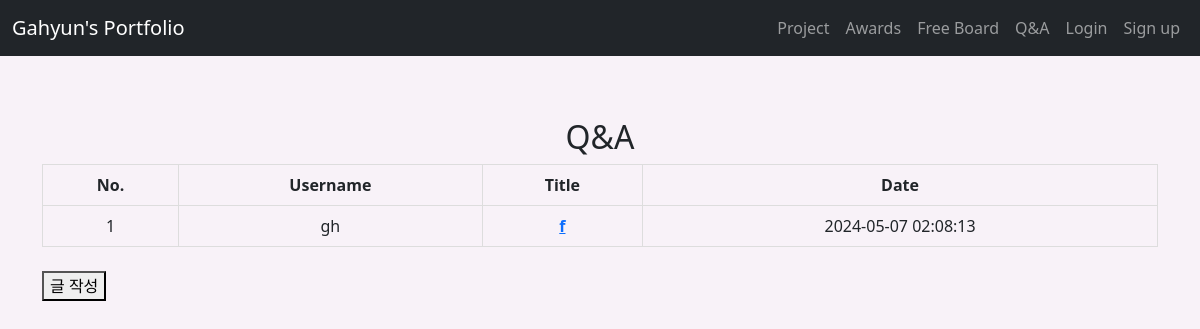
Before: /qna_list with the older database file.
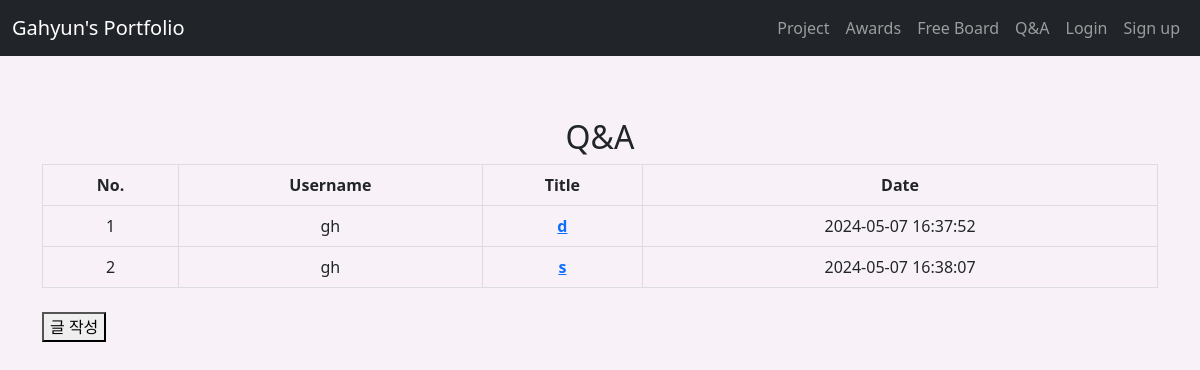
After: the same page with the newer database file.
### tables this page shows
CREATE TABLE qna(
    id INTEGER NOT NULL PRIMARY KEY AUTOINCREMENT,
    u_id VARCHAR(20) NOT NULL,
    username VARCHAR(30) NOT NULL,
    title VARCHAR(100) NOT NULL,
    contents TEXT NOT NULL,
    status INTEGER NOT NULL,
    rdate DATE NOT NULL DEFAULT CURRENT_TIMESTAMP,
    mdate DATE NOT NULL DEFAULT CURRENT_TIMESTAMP,
    real_filename VARCHAR(128),
    hash_filename VARCHAR(128),
    FOREIGN KEY (username) REFERENCES user(username),
    FOREIGN KEY (u_id) REFERENCES  user(id)
);

### app.py (the view)
@app.route('/qna_list', methods=['GET'])
def qna_list():
    if request.method == 'GET' :
        select_query = """
        SELECT id, username, title, mdate FROM qna WHERE status = 1
        """
        cur.execute(select_query)
        posts = cur.fetchall()
        return render_template('qna_list.html', posts=posts)

### templates/qna_list.html
{% extends 'base.html' %}
{% block content %}
<h2 style="text-align: center;">Q&A</h2>
<table style="border-collapse: collapse; width: 100%;">
    <thead>
        <tr style="border-bottom: 1px solid #ddd; text-align: center;">
            <th style="border: 1px solid #ddd; padding: 8px;">No.</th>
            <th style="border: 1px solid #ddd; padding: 8px;">Username</th>
            <th style="border: 1px solid #ddd; padding: 8px;">Title</th>
            <th style="border: 1px solid #ddd; padding: 8px;">Date</th>
        </tr>
    </thead>
    <tbody>
        {% for post in posts %}
        <tr style="border-bottom: 1px solid #ddd;">
            <td style="border: 1px solid #ddd; padding: 8px; text-align: center;">{{ post[0] }}</td>
            <td style="border: 1px solid #ddd; padding: 8px; text-align: center;">{{ post[1] }}</td>
            <td style="border: 1px solid #ddd; padding: 8px; text-align: center;"><a href="{{url_for('qna_view', id=post[0])}}"><strong>{{ post[2] }}</strong></a></td>
            <td style="border: 1px solid #ddd; padding: 8px; text-align: center;">{{ post[3] }}</td>
        </tr>
        {% endfor %}
    </tbody>
</table><br>
<button onclick="window.location.href='/qna_write'">글 작성</button>
{% endblock %}

### templates/base.html (shortened to what this page needs)
<!DOCTYPE html>
<html lang="en">
<head>
    <link href="https://cdn.jsdelivr.net/npm/bootstrap@5.3.0-alpha1/dist/css/bootstrap.min.css" rel="stylesheet">
</head>
<body>
    <nav class="navbar navbar-expand-lg navbar-dark bg-dark fixed-top">
        <div class="container-fluid">
            <a class="navbar-brand" href="/">{% block subtitle %}Gahyun's Portfolio{% endblock %}</a>
            <div class="collapse navbar-collapse" id="navbarNav">
                <ul class="navbar-nav ms-auto">
                    <li class="nav-item">
                        <a class="nav-link" href="/project">Project</a>
                    </li>
                    <li class="nav-item">
                        <a class="nav-link" href="/awards">Awards</a>
                    </li>
                    <li class="nav-item">
                        <a class="nav-link" href="/board_list">Free Board</a>
                    </li>
                    <li class="nav-item">
                        <a class="nav-link" href="/qna_list">Q&A</a>
                    </li>
                    {% if 'username' in session %}
                    <li class="nav-item">
                        <a class="nav-link" href="/logout">Logout</a>
                    </li>
                    {% else %}
                    <li class="nav-item">
                        <a class="nav-link" href="/login">Login</a>
                    </li>
                    <li class="nav-item">
                        <a class="nav-link" href="/signup">Sign up</a>
                    </li>
                    {% endif %}
                </ul>
            </div>
        </div>
    </nav>
    <div class="container mt-5">
        {% block content %} {% endblock %}
    </div>
</body>
</html>

### templates/base.html (style rules this page uses)
body { padding-top: 70px; background-color: #f8f2f8; }

Changed rows visible on the page:
changed qna id 1: title "f" → "d"; mdate "2024-05-07 02:08:13" → "2024-05-07 16:37:52"
added qna: id "2", username "gh", title "s", mdate "2024-05-07 16:38:07"
